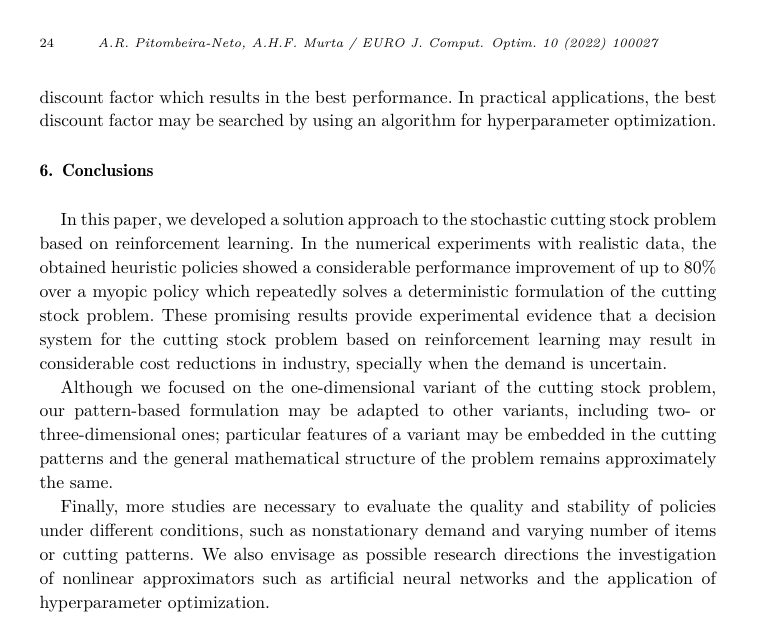
#> input picture image.png, 763 x 625 px
$ python enhance_with_bm3d.py --input image.png --out out.png   (older library calls are emulated)
#> lines starting #> are read from the running program, lines starting #| are printed output that depends on the picture
#!/usr/bin/env python3
"""
增强脚本（BM3D 优先），针对大量斑点/椒盐噪声的老照片

流程（推荐顺序）:
  1) 中值滤波（去孤立噪点）
  2) 检测极端像素(0/255)并用形态学精修 mask
  3) inpaint 修补极端像素
  4) BM3D 去噪（效果强，保细节）
  5) 可选 TV 去噪 / 轻微锐化

运行示例:
  python enhance_with_bm3d.py -i C:/Users/asus/Desktop/l.png -o out_dir --median 7 --inpaint --bm3d --sharpen

依赖:
  python -m pip install numpy opencv-python scikit-image bm3d
"""
import os
import argparse
from pathlib import Path

import cv2
import numpy as np

# 从 skimage 取工具
from skimage.util import img_as_float, img_as_ubyte
from skimage.restoration import estimate_sigma, denoise_tv_chambolle

# BM3D
try:
    from bm3d import bm3d
except Exception:
    bm3d = None  # 在运行时检查，缺失则回退到 nlm 或 opencv

def ensure_dir(p):
    Path(p).mkdir(parents=True, exist_ok=True)
    return str(Path(p))

def read_gray(path):
#> called with path = 'image.png'
    img = cv2.imread(path, cv2.IMREAD_GRAYSCALE)
#> img is the input picture: shape (625, 763); min 0, max 255, mean 240.5
    if img is None:
        raise RuntimeError("无法读取图像: " + path)
    return img

def write_image(path, img):
    cv2.imwrite(path, img)

def median_filter(img, ksize=3):
#> called with ksize = 7
    k = max(1, int(ksize))
    if k % 2 == 0:
        k += 1
    return cv2.medianBlur(img, k)
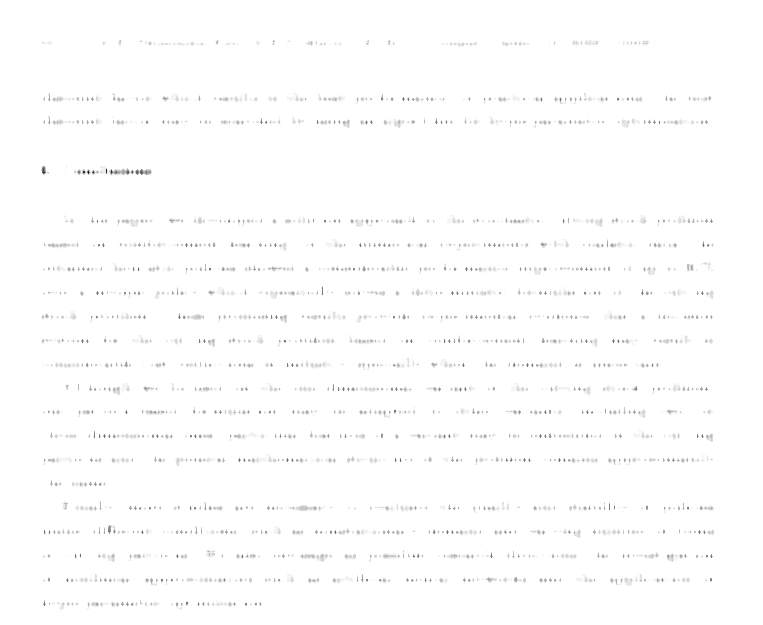
#> returned value: shape (625, 763); min 36, max 255, mean 253

# [69 lines left out: functions detect_salt_pepper, refine_mask, inpaint_mask, bm3d_denoise_gray, nlm_fallback, tv_denoise_gray and 1 more, not called in this run]

def process_pipeline(input_path, out_dir, args):
    ensure_dir(out_dir)
    base = Path(input_path).stem

    img = read_gray(input_path)
    write_image(os.path.join(out_dir, f"{base}_input.png"), img)
    cur = img.copy()

    # 1) 中值
    if args.median and args.median > 1:
        cur = median_filter(cur, ksize=args.median)
        write_image(os.path.join(out_dir, f"{base}_median_k{args.median}.png"), cur)

    # 2) inpaint 修补 0/255
    if args.inpaint:
        mask = detect_salt_pepper(cur, low_thresh=args.sp_low, high_thresh=args.sp_high)
        mask_refined = refine_mask(mask, open_kernel=args.open_kernel, min_area=args.min_area)
        write_image(os.path.join(out_dir, f"{base}_mask.png"), mask_refined)
        if np.count_nonzero(mask_refined):
            cur = inpaint_mask(cur, mask_refined, inpaint_radius=args.inpaint_radius, method=args.inpaint_method)
            write_image(os.path.join(out_dir, f"{base}_inpaint.png"), cur)

    # 3) BM3D 或回退
    if args.bm3d:
        try:
            den = bm3d_denoise_gray(cur, sigma_factor=args.bm3d_factor)
            write_image(os.path.join(out_dir, f"{base}_bm3d.png"), den)
            cur = den
        except Exception as e:
            print("BM3D 失败，将回退到 nlm: ", e)
            den = nlm_fallback(cur, patch_size=args.nlm_patch, patch_distance=args.nlm_dist, h_factor=args.nlm_h)
            write_image(os.path.join(out_dir, f"{base}_nlm_fallback.png"), den)
            cur = den
    elif args.nlm:
        den = nlm_fallback(cur, patch_size=args.nlm_patch, patch_distance=args.nlm_dist, h_factor=args.nlm_h)
        write_image(os.path.join(out_dir, f"{base}_nlm.png"), den)
        cur = den
    else:
        # 可选：使用 OpenCV 快速 NLM（灰度）
        if args.cv_nlm:
            cur = cv2.fastNlMeansDenoising(cur, None, h=args.cv_h, templateWindowSize=args.cv_template, searchWindowSize=args.cv_search)
            write_image(os.path.join(out_dir, f"{base}_nlm_cv.png"), cur)

    # 4) TV 去噪（可选）
    if args.tv:
        cur = tv_denoise_gray(cur, weight=args.tv_weight)
        write_image(os.path.join(out_dir, f"{base}_tv.png"), cur)

    # 5) 锐化（可选）
    if args.sharpen:
        cur = unsharp_mask(cur, radius=args.sharpen_radius, amount=args.sharpen_amount)
        write_image(os.path.join(out_dir, f"{base}_sharpen.png"), cur)

    final_path = os.path.join(out_dir, f"{base}_enhanced.png")
    write_image(final_path, cur)
    print("处理完成，输出保存在：", final_path)
    return final_path

def parse_args():
    p = argparse.ArgumentParser()
    p.add_argument("-i", "--input", required=True)
    p.add_argument("-o", "--out", required=True)
    p.add_argument("--median", type=int, default=7)
    p.add_argument("--inpaint", action="store_true")
    p.add_argument("--sp-low", type=int, default=5)
    p.add_argument("--sp-high", type=int, default=250)
    p.add_argument("--open-kernel", type=int, default=3)
    p.add_argument("--min-area", type=int, default=2)
    p.add_argument("--inpaint-radius", type=int, default=3)
    p.add_argument("--inpaint-method", choices=['telea','ns'], default='telea')
    p.add_argument("--bm3d", action="store_true", help="使用 BM3D（优先），需要 pip install bm3d")
    p.add_argument("--bm3d-factor", type=float, default=1.0, help="BM3D 强度系数（乘以估计的 sigma）")
    p.add_argument("--nlm", action="store_true")
    p.add_argument("--nlm-patch", type=int, default=7)
    p.add_argument("--nlm-dist", type=int, default=11)
    p.add_argument("--nlm-h", type=float, default=0.8)
    p.add_argument("--cv-nlm", action="store_true")
    p.add_argument("--cv-h", type=float, default=10.0)
    p.add_argument("--cv-template", type=int, default=7)
    p.add_argument("--cv-search", type=int, default=21)
    p.add_argument("--tv", action="store_true")
    p.add_argument("--tv-weight", type=float, default=0.08)
    p.add_argument("--sharpen", action="store_true")
    p.add_argument("--sharpen-radius", type=float, default=1.0)
    p.add_argument("--sharpen-amount", type=float, default=0.8)
    return p.parse_args()

if __name__ == "__main__":
    args = parse_args()
    process_pipeline(args.input, args.out, args)

$ run again, on 10.png
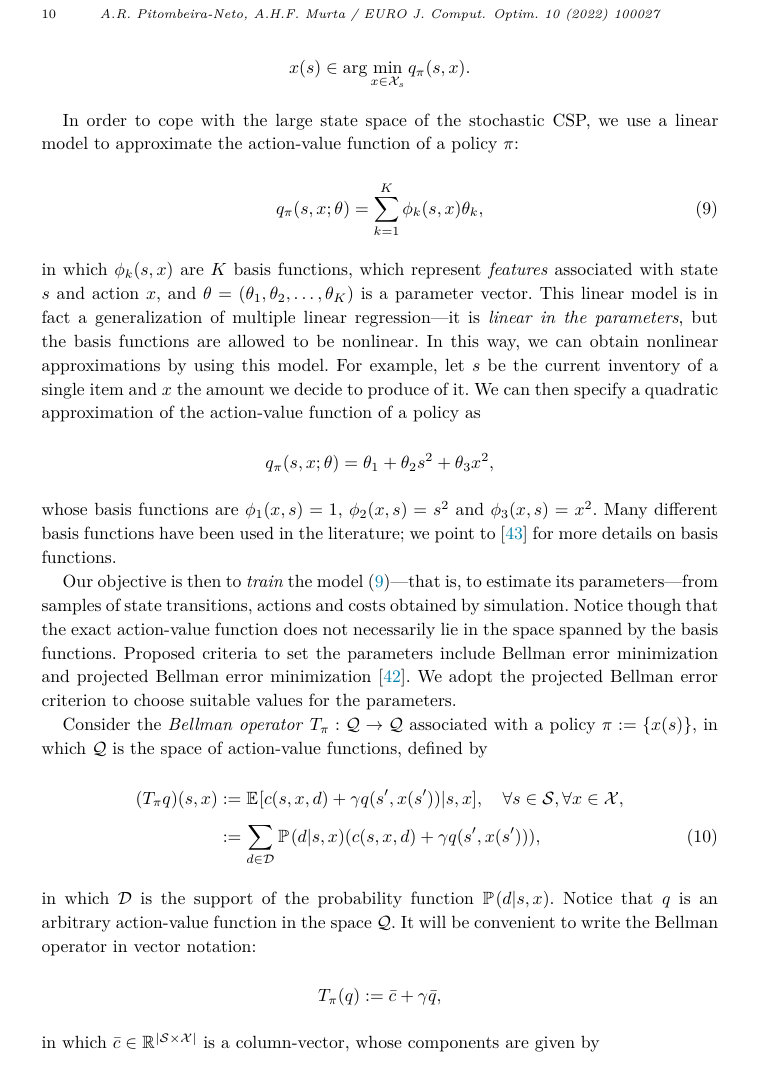
#> input picture 10.png, 774 x 1078 px
#> in median_filter, `return cv2.medianBlur(img, k)`:
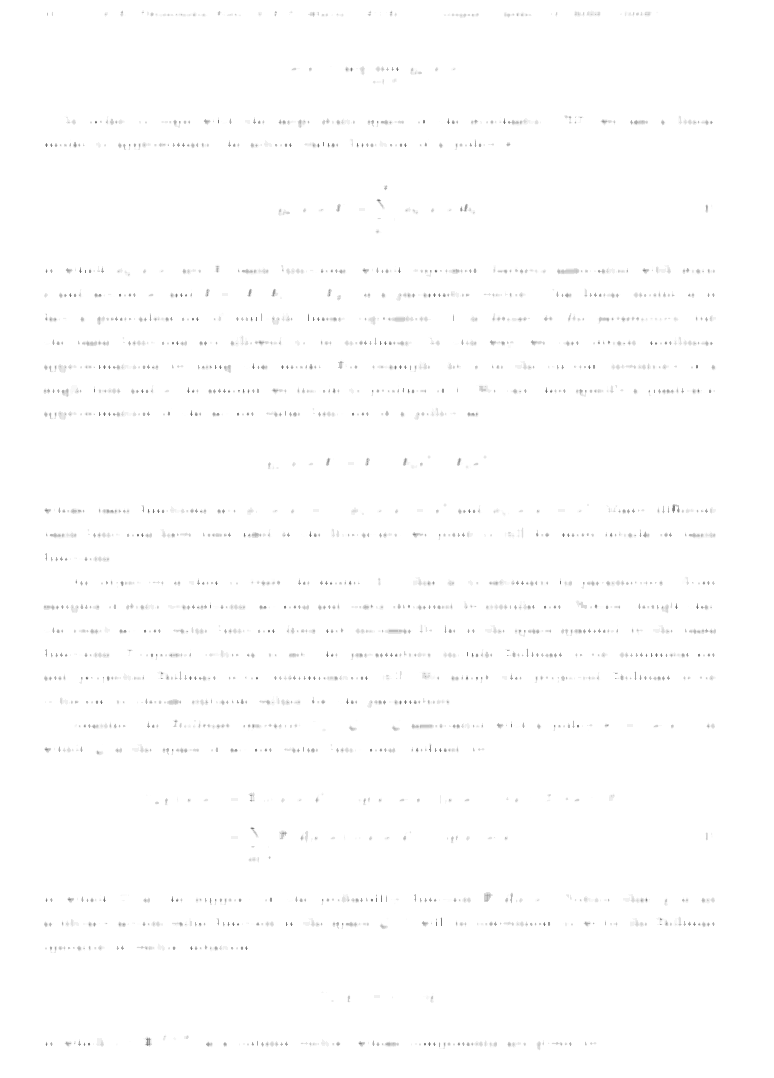
#> returned value: shape (1078, 774); min 111, max 255, mean 253.8

$ run again, on 11.png
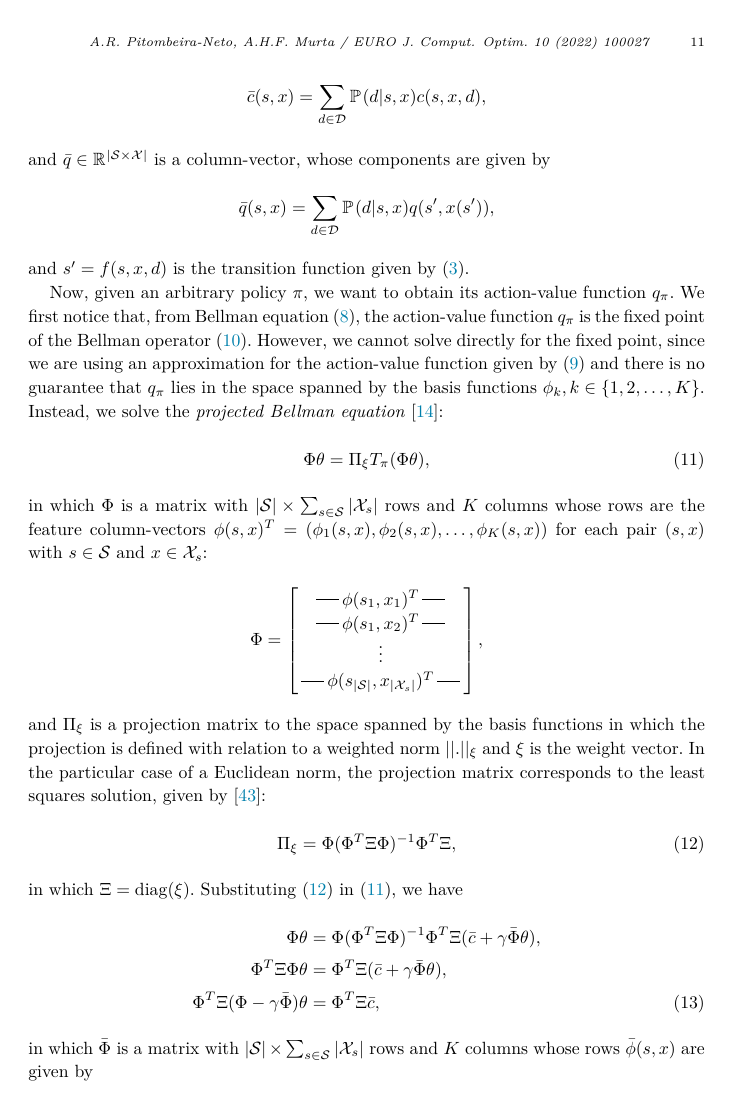
#> input picture 11.png, 741 x 1093 px
#> in median_filter, `return cv2.medianBlur(img, k)`:
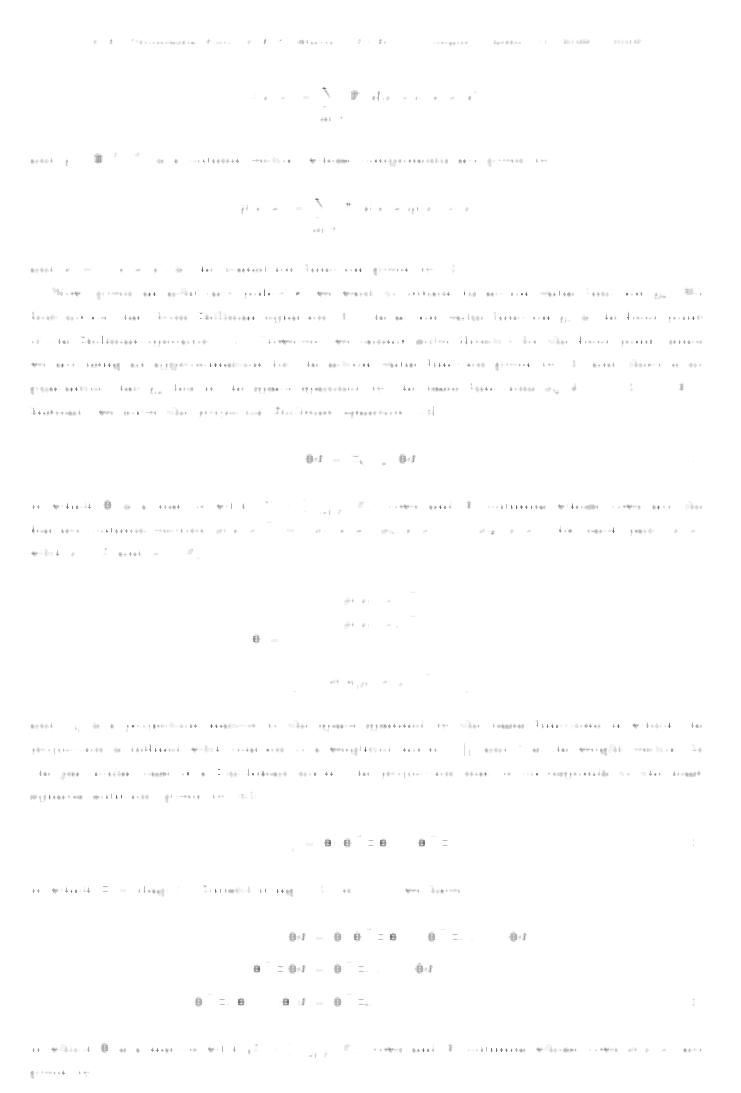
#> returned value: shape (1093, 741); min 112, max 255, mean 254

$ run again, on 12.png
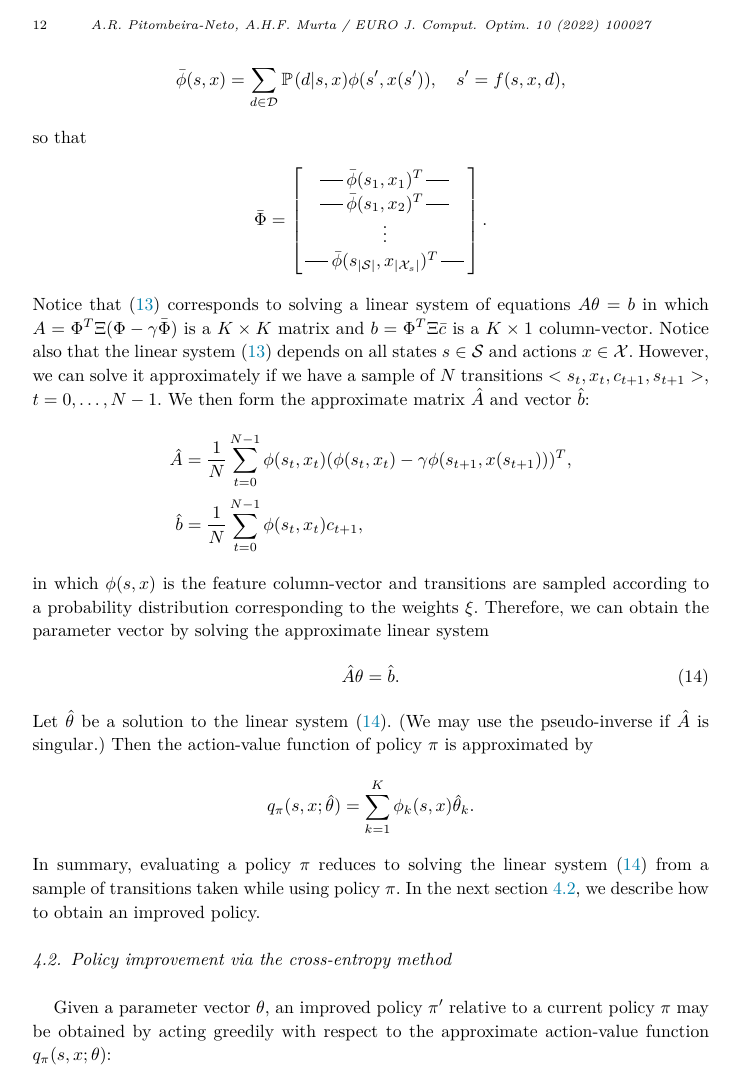
#> input picture 12.png, 745 x 1089 px
#> in median_filter, `return cv2.medianBlur(img, k)`:
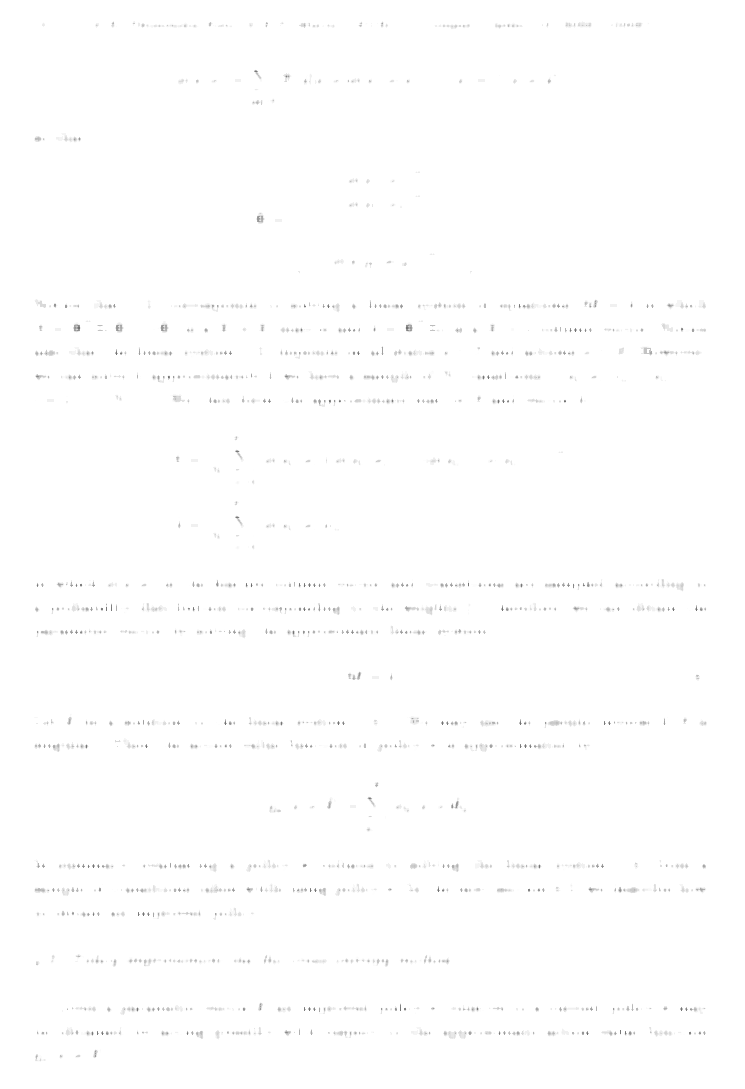
#> returned value: shape (1089, 745); min 108, max 255, mean 254.1
